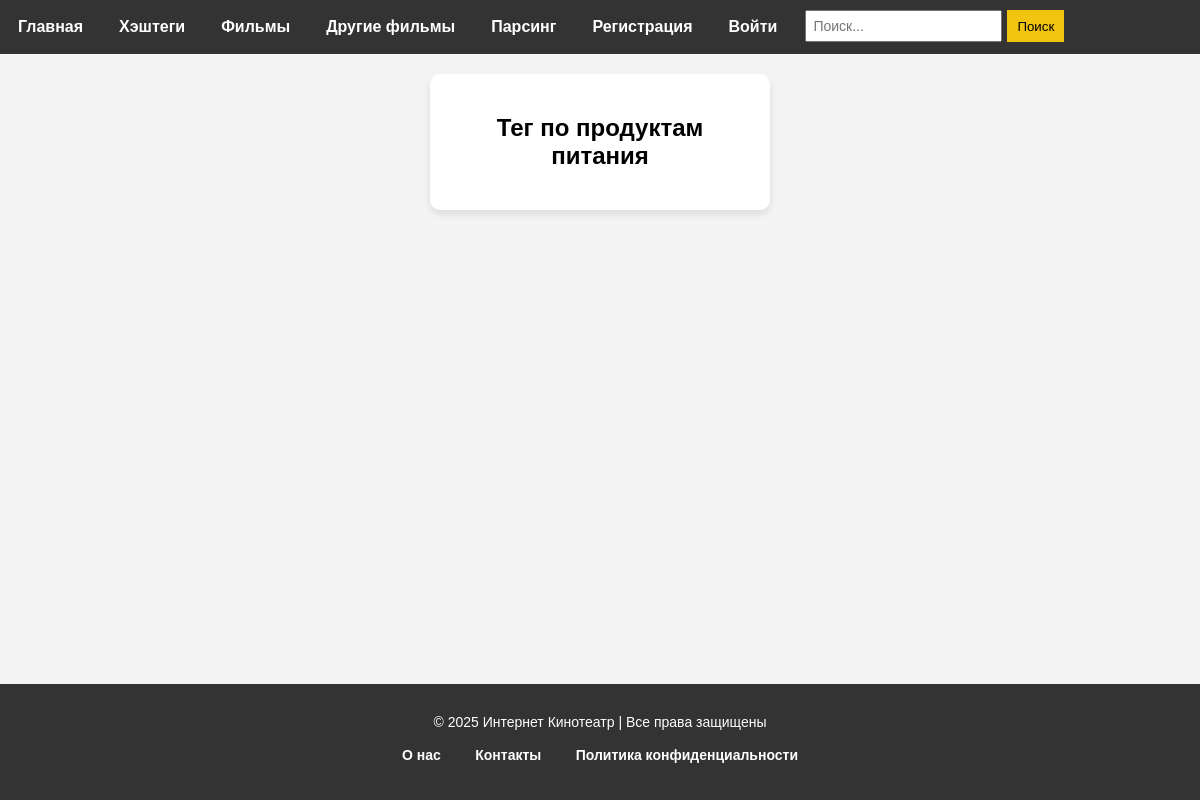
The app's page /tags/meal/, older data.
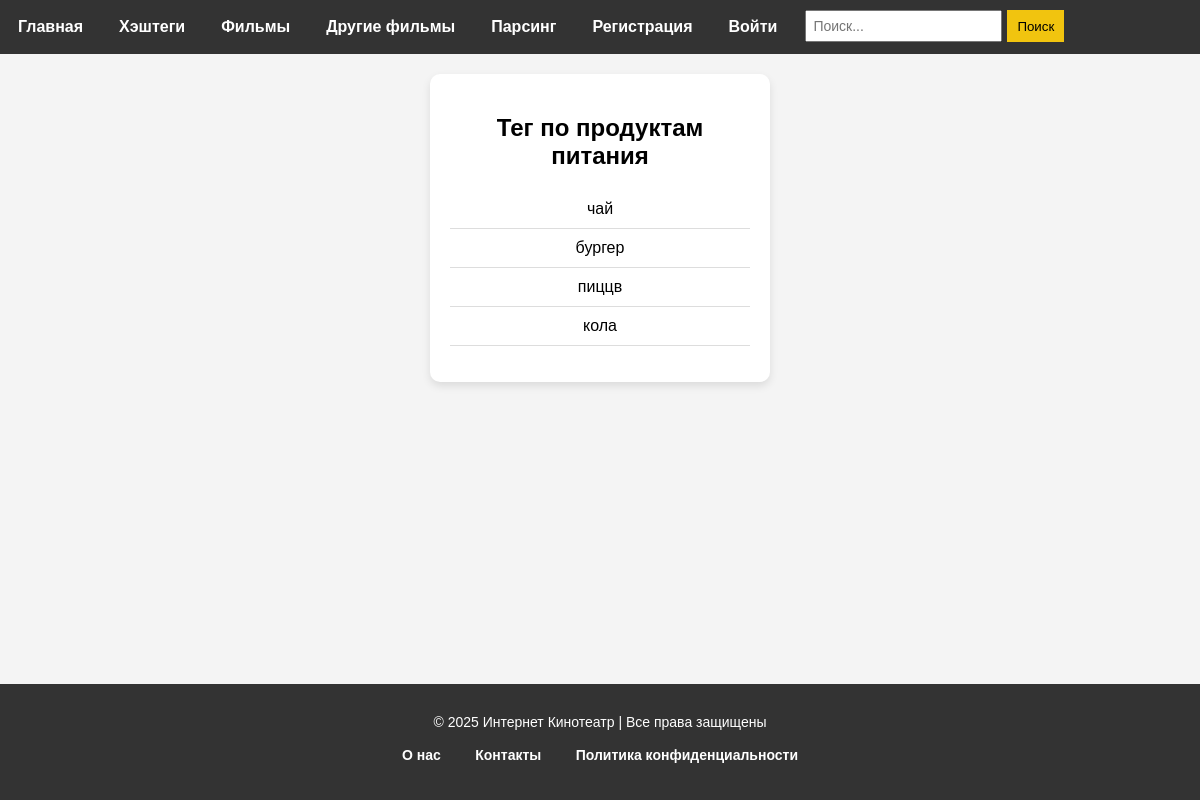
The same page, newer data.
### tags/models.py (models this page shows, shortened)
class Product(models.Model):
    product_name = models.CharField(max_length=100,verbose_name='Укажите продукт')
    tags = models.ManyToManyField(Tag)

### tags/views.py (the view)
# urls.py: path('meal/', views.meal_view, name='meal_view')
def meal_view(request):
    meal = models.Product.objects.all().order_by('-id').filter(tags__name='Еда')
    context = {
        'meal': meal,
    }
    return render(request, 'tags/meals.html', context)

### templates/tags/meals.html (shortened to what this page needs)
 {% load static %}
<!DOCTYPE html>
<html lang="ru">
<head>
    <link rel="stylesheet" href=" {% static 'css/header_and_footer/menu.css'%}">
    <link rel="stylesheet" href=" {% static 'css/film_and_film_detail/cards.css'%}">
    <link rel="stylesheet" href=" {% static 'css/header_and_footer/footer.css'%}">
    <link rel="stylesheet" href=" {% static 'css/tags/all_products.css'%}">
</head>
<body>
{% include 'components/header.html' %}
<section class="cards">
<div class="card">
        <h2>Тег по продуктам питания</h2>
        <ul class="product-list">
             {%for i in meal %}
            <li>{{i.product_name}}</li>
            {% endfor %}
        </ul>
    </div>
</section>
{% include 'components/footer.html' %}
</body>
</html>

### templates/components/header.html
  <header>
        <nav class="menu">
            <ul>
                <li><a href="{% url 'index'%}">Главная</a></li>
                <li><a href="{% url 'all_product'%}">Хэштеги</a></li>
                <li><a href="{% url 'film_list' %}">Фильмы</a></li>
                <li><a href="parser_films/parser_film_list.html">Другие фильмы</a></li>
                <li><a href="parser_films/parser_form.html">Парсинг</a></li>
                <li><a href="users/register.html">Регистрация</a></li>
                <li><a href="users/login.html">Войти</a></li>
                <li class="search">
                    <form>
                        <input type="text" placeholder="Поиск...">
                        <button type="submit">Поиск</button>
                    </form>
                </li>
            </ul>
        </nav>
    </header>

### templates/components/footer.html
  <footer>
        <p>&copy; 2025 Интернет Кинотеатр | Все права защищены</p>
        <ul>
            <li><a href="#">О нас</a></li>
            <li><a href="#">Контакты</a></li>
            <li><a href="#">Политика конфиденциальности</a></li>
        </ul>
    </footer>

### static/css/header_and_footer/menu.css (style rules this page uses)
body { font-family: Arial, sans-serif; margin: 0; padding: 0; background-color: #f4f4f4; }
.menu { background-color: #333; padding: 10px; margin: 0; }
.menu ul { list-style: none; margin: 0; padding: 0; display: flex; }
.menu li { margin-right: 20px; }
.menu a { color: white; text-decoration: none; padding: 8px; display: block; }
.search form { display: flex; }
.search input { padding: 6px; font-size: 14px; margin-right: 5px; }
.search button { padding: 6px 10px; background-color: #f1c40f; border: none; cursor: pointer; }

### static/css/film_and_film_detail/cards.css (style rules this page uses)
.cards { display: flex; flex-wrap: wrap; gap: 20px; justify-content: space-around; padding: 20px; }
.card { background-color: #fff; border-radius: 8px; box-shadow: 0 4px 8px rgba(0, 0, 0, 0.1); width: 200px; text-align: center; padding: 10px; transition: transform 0.3s; }
a { text-decoration: none; cursor: pointer; color: black; font-weight: bold; }

### static/css/header_and_footer/footer.css (style rules this page uses)
html, body { height: 100%; margin: 0; padding: 0; }
body { display: flex; flex-direction: column; }
footer { background-color: #333; color: white; padding: 20px; text-align: center; margin-top: auto; }
footer ul { list-style: none; padding: 0; }
footer ul li { display: inline-block; margin: 0 15px; }
footer ul li a { color: white; text-decoration: none; font-size: 14px; }
footer p { margin: 10px 0; font-size: 14px; }

### static/css/tags/all_products.css (style rules this page uses)
.card { background-color: #fff; width: 300px; padding: 20px; border-radius: 10px; box-shadow: 0 4px 8px rgba(0, 0, 0, 0.1); text-align: center; }
.card h2 { margin-bottom: 20px; font-size: 24px; }
.product-list { list-style-type: none; padding: 0; }
.product-list li { padding: 10px 0; border-bottom: 1px solid #ddd; }

Row changes from the older to the newer data that the page shows:
added Product: product_name "чай"
added Product: product_name "бургер"
added Product: product_name "пиццв"
added Product: product_name "кола"
